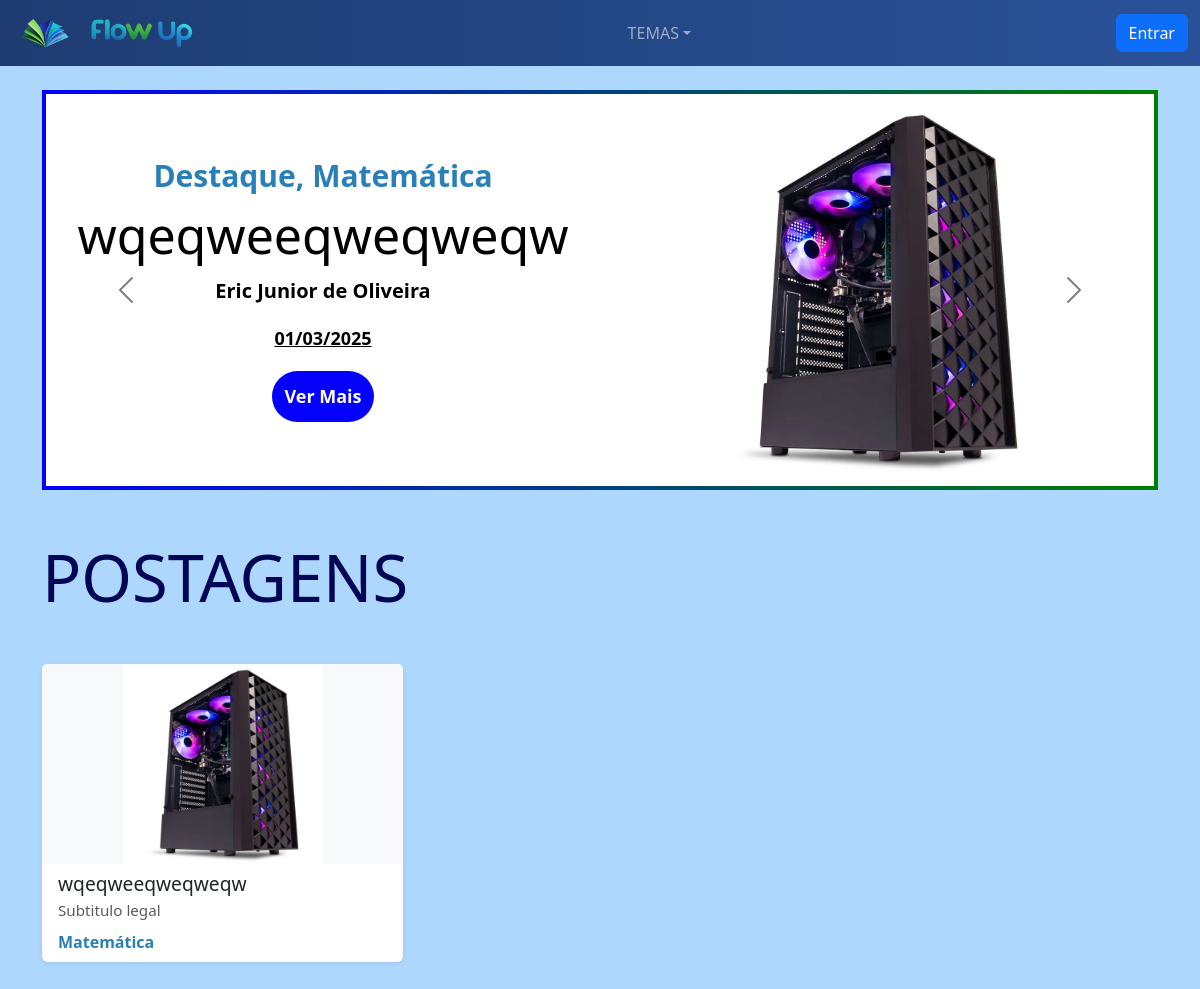
/Revista_Eletronica/views/revista.php, run on an earlier commit of the app's database.
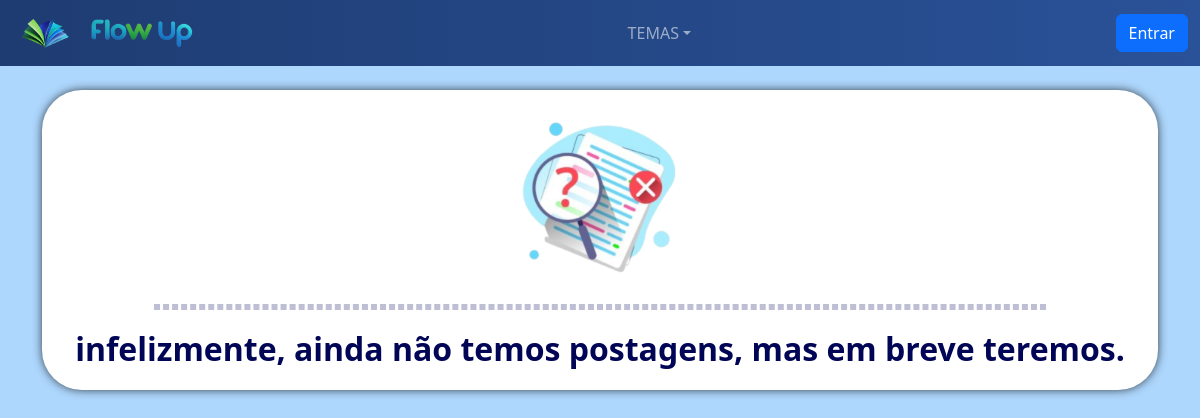
And on a later commit of the database.
### tables this page shows
CREATE TABLE `posts` (
  `id_solicitacoes` int(11) NOT NULL,
  `grupo` int(11) NOT NULL,
  `id_usuario_solicitacoes` int(11) NOT NULL,
  `titulo` varchar(100) NOT NULL,
  `subtitulo` varchar(150) NOT NULL,
  `tema` varchar(100) NOT NULL,
  `conteudo` text NOT NULL,
  `img` varchar(225) DEFAULT NULL,
  `status` enum('pendente','aprovado','rejeitado','revisar') NOT NULL,
  `data_solicitacao` datetime NOT NULL
);

CREATE TABLE `usuarios` (
  `id` int(11) NOT NULL,
  `nome` varchar(100) NOT NULL,
  `email` varchar(140) NOT NULL,
  `senha` varchar(40) NOT NULL,
  `id_permissoes_usuario` int(3) NOT NULL,
  `perfil_foto` varchar(225) NOT NULL,
  `bio` varchar(500) NOT NULL
);

### Revista_Eletronica/views/revista.php (the view, shortened to what this page needs)
<?php
include('../config/conexao.php');
$cores_tema = [
    'Educação Física' => '#e67e22',
    'Física' => '#f1c40f',
    'Química' => '#8e44ad',
    'Biologia' => '#2ecc71',
    'Matemática' => '#2980b9',
    'Língua Portuguesa' => '#e74c3c',
    'Língua Inglesa' => '#34495e',
    'Geografia' => '#16a085',
    'História' => '#d35400',
    'Tecnologia' => '#3498db',
];
$where_tema = isset($_SESSION['tema']) ? "AND p.tema = '" . $mysqli->real_escape_string($_SESSION['tema']) . "'" : "";
$query = $mysqli->query("
    SELECT
        p.*,
        u.nome AS autor,
        (SELECT COUNT(*) FROM likes l WHERE l.id_post_like = p.id_solicitacoes) AS total_likes
    FROM posts p
    INNER JOIN usuarios u ON p.id_usuario_solicitacoes = u.id
    WHERE p.status = 'aprovado' $where_tema
    ORDER BY total_likes DESC, p.data_solicitacao DESC
");
$destaques = [];
$grupos = [];
if ($query && $query->num_rows > 0) {
    $index = 0;
    while ($pagina = $query->fetch_assoc()) {
        if ($index < 3) {
            $destaques[] = $pagina;
        } else {
            $grupos[$pagina['grupo']][] = $pagina;
        }
        $index++;
    }
}
?>
<!DOCTYPE html>
<html lang="pt-br">
<head>
    <link rel="stylesheet" href="https://cdn.jsdelivr.net/npm/bootstrap-icons@1.11.3/font/bootstrap-icons.min.css">
    <link href="https://cdn.jsdelivr.net/npm/bootstrap@5.3.3/dist/css/bootstrap.min.css" rel="stylesheet">
    <link href="./nav.css" rel="stylesheet">
</head>
<body>
    <nav class="navbar navbar-expand-lg navbar-dark">
        <div class="container-fluid">
            <div class="collapse navbar-collapse" id="navbarNavDropdown">
                <div class="logo">
                    <a href="./revista.php">
                        <img src="../images/LogoFlowUP.png" alt="Logo da Empresa Flow.UP">
                    </a>
                    <a href="./revista.php">
                        <img src="../images/TextoFlowUp.png" alt="Flow.UP">
                    </a>
                </div>
                <ul class="navbar-nav mx-auto">
                    <li class="nav-item dropdown">
                        <a class="nav-link dropdown-toggle" href="#" role="button" data-bs-toggle="dropdown" aria-expanded="false">TEMAS</a>
                    </li>
                </ul>
                <?php if (!empty($_SESSION['nivel']) && $_SESSION['nivel'] == 1): ?>
                    <a href="../public/index.php" class="btn btn-primary">Entrar</a>
                <?php endif; ?>
            </div>
        </div>
    </nav>
    <div class="container mt-4">
        <?php if (!empty($destaques)): ?>
            <div id="destaqueCarousel" class="carousel slide" data-bs-ride="carousel">
                <div class="carousel-inner">
                    <?php
                    $active = true;
                    foreach ($destaques as $pagina):
                        $cor_tema = $cores_tema[$pagina['tema']] ?? '#000';
                    ?>
                        <div class="carousel-item <?php echo $active ? 'active' : ''; ?>">
                            <div class="header-container">
                                <div>
                                    <h4 style="font-size:30px; color:<?php echo htmlspecialchars($cor_tema); ?>;">
                                        <strong>Destaque, <?php echo htmlspecialchars($pagina['tema']); ?></strong>
                                    </h4>
                                    <h1 style="font-size:50px;"><?php echo htmlspecialchars($pagina['titulo']); ?></h1>
                                    <p style="font-size:20px;"><strong><?php echo htmlspecialchars($pagina['autor'] ?? 'Autor desconhecido'); ?></strong></p>
                                    <p style="font-weight: bold; font-size:18px; text-decoration: underline;">
                                        <?php echo date('d/m/Y', strtotime($pagina['data_solicitacao'])); ?>
                                    </p>
                                    <a href="conteudo.php?id=<?= $pagina['id_solicitacoes'] ?>" class="text-decoration-none">Ver Mais</a>
                                </div>
                                <?php if (!empty($pagina['img'])): ?>
                                    <div>
                                        <img src="../images/<?php echo htmlspecialchars($pagina['img']); ?>" alt="Imagem do post" class="img-fluid">
                                    </div>
                                <?php endif; ?>
                            </div>
                        </div>
                    <?php
                        $active = false;
                    endforeach;
                    ?>
                </div>
                <button class="carousel-control-prev" type="button" data-bs-target="#destaqueCarousel" data-bs-slide="prev">
                    <span class="carousel-control-prev-icon" aria-hidden="true"></span>
                </button>
                <button class="carousel-control-next" type="button" data-bs-target="#destaqueCarousel" data-bs-slide="next">
                    <span class="carousel-control-next-icon" aria-hidden="true"></span>
                </button>
            </div>
        <?php else: ?>
            <div class="sem-postagens">
                <img src="../images/Sem-Postagens.png" alt="Imagem de nenhuma postagem encontrada">
                <hr style="width:80%; border: 3px dashed #000556;">
                <h2 style="text-align: center; color: #000556;"><strong>infelizmente, ainda não temos postagens, mas em breve teremos.</strong></h2>
            </div>
        <?php endif; ?>
    </div>
    <div class="container mt-5 mb-5">
        <?php if (!empty($grupos)): ?>
            <h1 style="font-size:65px; color:#000556;" class="mb-5">POSTAGENS</h1>
            <div class="masonry-container">
                <?php foreach ($grupos as $grupo => $postagens): ?>
                    <?php
                    $post = $postagens[0];
                    $cor_tema = $cores_tema[$post['tema']] ?? '#000';
                    ?>
                    <div class="masonry-item">
                        <a href="conteudo.php?id=<?= $post['id_solicitacoes'] ?>" style="text-decoration: none;">
                            <div class="card border-0 shadow-sm mb-3">
                                <?php if (!empty($post['img'])): ?>
                                    <img src="../images/<?php echo htmlspecialchars($post['img']); ?>"
                                        class="card-img-top"
                                        alt="Imagem do post"
                                        style="height: 200px; object-fit: contain; background-color: #f8f9fa;">
                                <?php endif; ?>
                                <div class="card-body py-2">
                                    <h5 class="card-title mb-1" style="font-size: 1.2rem;">
                                        <?php echo htmlspecialchars($post['titulo']); ?>
                                    </h5>
                                    <p class="card-text text-muted mb-2" style="font-size: 0.95rem;">
                                        <?php echo htmlspecialchars($post['subtitulo']); ?>
                                    </p>
                                    <?php if (!empty($post['tema'])): ?>
                                        <p class="mb-0" style="color: <?= htmlspecialchars($cor_tema) ?>;">
                                            <strong><?= htmlspecialchars($post['tema']) ?></strong>
                                        </p>
                                    <?php endif; ?>
                                </div>
                            </div>
                        </a>
                    </div>
                <?php endforeach; ?>
            </div>
        <?php endif; ?>
    </div>
</body>
</html>

### Revista_Eletronica/views/nav.css (style rules this page uses)
.navbar { background: linear-gradient(to right, #1e3c72, #2a5298); }
nav img { height: 30px; width: auto; margin: 10px; }
.logo { display: flex; align-items: center; }

### Revista_Eletronica/views/revista.php (style rules this page uses)
body { background-color: rgb(174, 215, 253); }
.sem-postagens { width: 100%; height: 300px; background-color: white; border-radius: 40px; box-shadow: 0 0 10px rgba(0, 0, 0, .7); display: flex; flex-direction: column; align-items: center; justify-content: center; gap: 4px; }
.sem-postagens img { height: 60%; width: auto; }
.header-container { display: flex; align-items: center; justify-content: center; color: black; width: 100%; background: white; height: 50vh; overflow: hidden; border: 4px solid transparent; border-image: linear-gradient(to left, green, blue) 1; box-shadow: 0 3px 14px rgba(0, 0, 0, .4); }
.header-container>div { width: 50%; height: 100%; display: flex; align-items: center; justify-content: center; flex-direction: column; gap: 3px; padding: 10px; text-align: center; }
.header-container>div img { width: auto; height: 100%; object-fit: contain; }
.header-container>div a { font-size: 18px; font-weight: bold; cursor: pointer; color: white; background-color: rgb(4, 0, 255); padding: 12px; border-radius: 40px; }
.carousel-control-prev-icon, .carousel-control-next-icon { filter: invert(100%); }
.masonry-container { column-count: 3; column-gap: 1rem; }
.masonry-item { break-inside: avoid; margin-bottom: 1rem; }

What changed in the data, as far as the page shows it:
removed posts: tema "Matemática", titulo "wqeqweeqweqweqw", id_usuario_solicitacoes.nome "Eric Junior de Oliveira", data_solicitacao "01/03/2025", img (picture)
removed posts: img (picture), titulo "wqeqweeqweqweqw", subtitulo "Subtitulo legal", tema "Matemática", shown under "POSTAGENS"
Also different on the page:
text no longer shown: "POSTAGENS"
text now shown: "infelizmente, ainda não temos postagens, mas em breve teremos."
